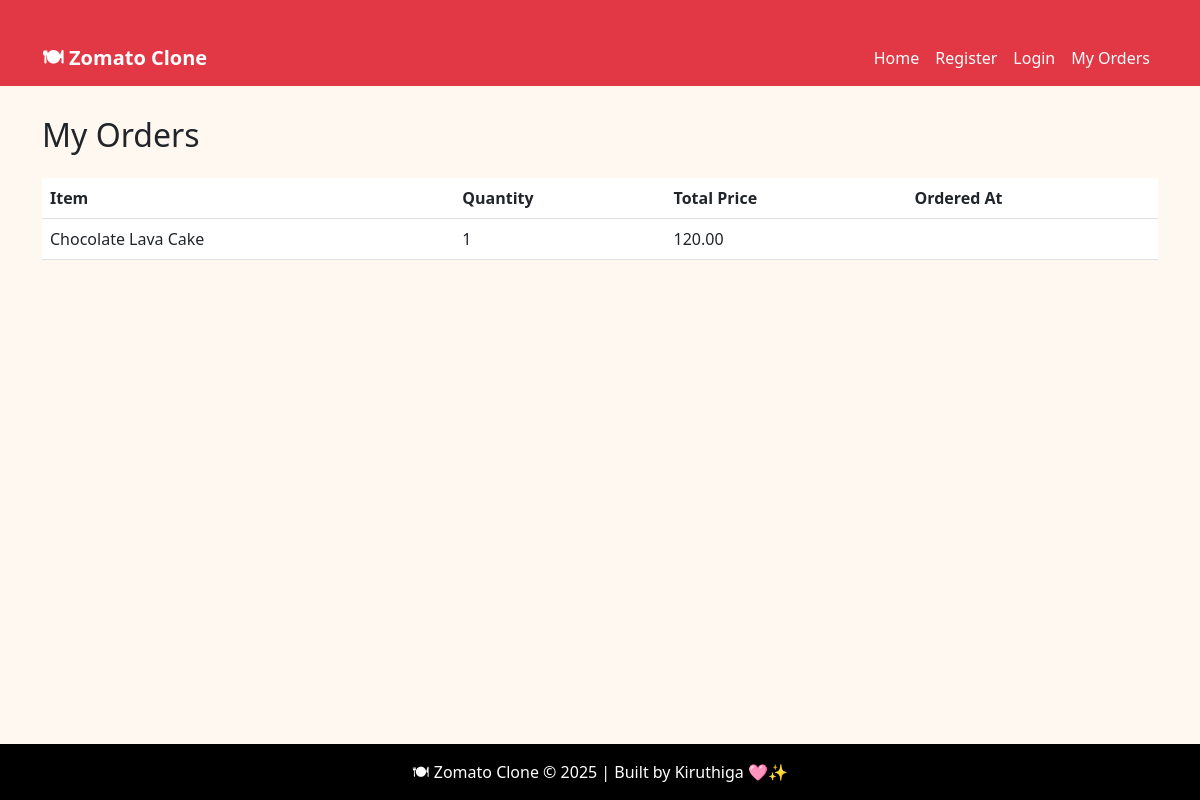
The page /my-orders/ (signed in) on the database its author committed.
### core/models.py (models this page shows, shortened)
class Order(models.Model):
    STATUS_CHOICES = [
        ('PLACED', 'Placed'),
        ('PREPARING', 'Preparing'),
        ('OUT_FOR_DELIVERY', 'Out for Delivery'),
        ('DELIVERED', 'Delivered'),
    ]
    user = models.ForeignKey(User, on_delete=models.CASCADE)
    menu_item = models.ForeignKey(MenuItem, on_delete=models.CASCADE)
    quantity = models.PositiveIntegerField()
    total_price = models.DecimalField(max_digits=8, decimal_places=2)
    status = models.CharField(max_length=20, choices=STATUS_CHOICES, default='PLACED')
    ordered_at = models.DateTimeField(auto_now_add=True)

class MenuItem(models.Model):
    restaurant = models.ForeignKey(Restaurant, related_name='menu_items', on_delete=models.CASCADE)
    name = models.CharField(max_length=200)
    description = models.TextField()
    price = models.DecimalField(max_digits=6, decimal_places=2)
    is_veg = models.BooleanField(default=True)
    image = models.ImageField(upload_to='menu_images/', blank=True, null=True)

### core/views.py (the view)
# urls.py: path('my-orders/', my_orders, name='my_orders'),
@login_required
def my_orders(request):
    orders = Order.objects.filter(user=request.user)
    return render(request, 'my_orders.html', {'orders': orders})

### core/templates/my_orders.html
{% extends 'base.html' %}
{% block content %}
  <h2 class="mb-4">My Orders</h2>
  {% if orders %}
    <table class="table">
      <thead>
        <tr>
          <th>Item</th>
          <th>Quantity</th>
          <th>Total Price</th>
          <th>Ordered At</th>
        </tr>
      </thead>
      <tbody>
        {% for order in orders %}
          <tr>
            <td>{{ order.menu_item.name }}</td>
            <td>{{ order.quantity }}</td>
            <td>{{ order.total_price }}</td>
            <td>{{ order.created_at }}</td>
          </tr>
        {% endfor %}
      </tbody>
    </table>
  {% else %}
    <p>You have no orders yet.</p>
  {% endif %}
{% endblock %}

### core/static/css/style.css (style rules this page uses)
body { background: #fff8f0; font-family: 'Segoe UI', sans-serif; }

### core/templates/base.html (style rules this page uses)
body { background: #fff8f0; font-family: 'Segoe UI', sans-serif; }

### rows shown on the page
Order: menu_item.name "Chocolate Lava Cake", quantity "1", total_price "120.00"
